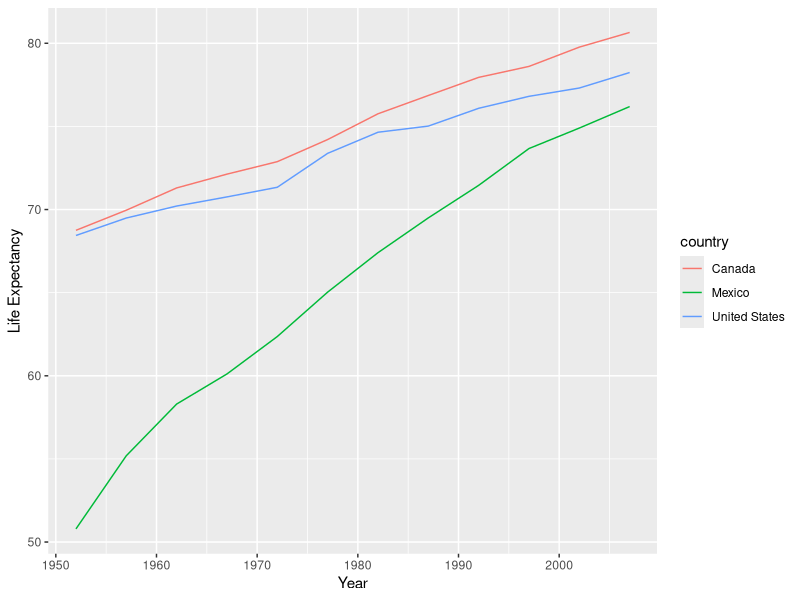
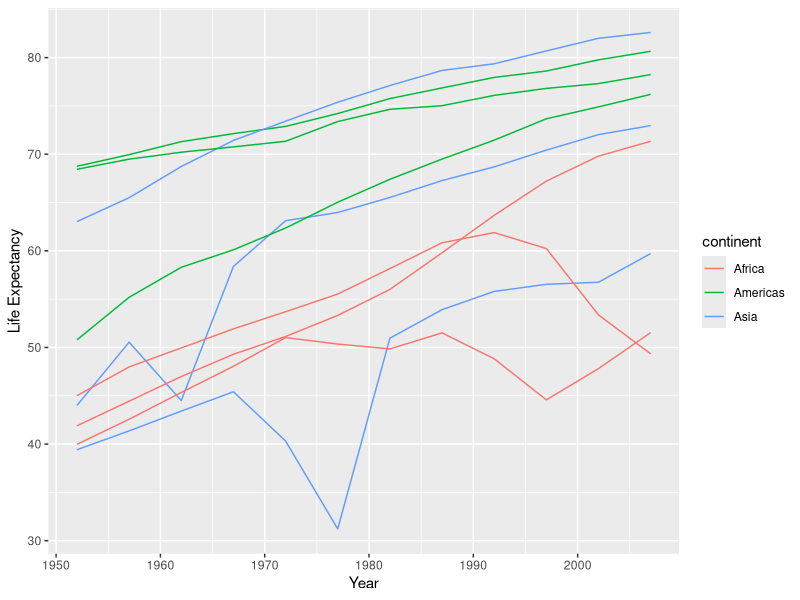

Write the R code that produced these figures, in order.
## ---- chunk 1
gap_5060 <- read.csv('data/gapminder-5060.csv')
gap_7080 <- read.csv('data/gapminder-7080.csv')
gap_90plus <- read.csv('data/gapminder-90plus.csv')
## ---- chunk 2
head(gap_5060)
## ---- chunk 3
tail(gap_5060)
## ---- chunk 4
library(knitr)  # loads the knitr package, so we can use kable
kable(head(gap_90plus))
## ---- chunk 5
gap_combined <- rbind(gap_5060, gap_7080, gap_90plus)
## ---- chunk 6
kable(head(gap_combined))
## ---- chunk 7
kable(tail(gap_combined))
## ---- chunk 8
library(ggplot2)
## ---- chunk 9
north_america <- subset(gap_combined, country %in% c('Canada', 'Mexico', 'United States'))

ggplot(north_america, aes(x = year, y = lifeExp, color=country)) + geom_line() + xlab("Year") + ylab("Life Expectancy")
## ---- chunk 10

country_list <- c('Canada', 'Mexico', 'United States', 'Cambodia', 'China', 'Japan', 'Egypt', 'South Africa', 'Uganda')
gap_coi <- subset(gap_combined, country %in% country_list)

ggplot(gap_coi, aes(x = year, y = lifeExp, group=country, color=continent)) + geom_line() + xlab("Year") + ylab("Life Expectancy")

